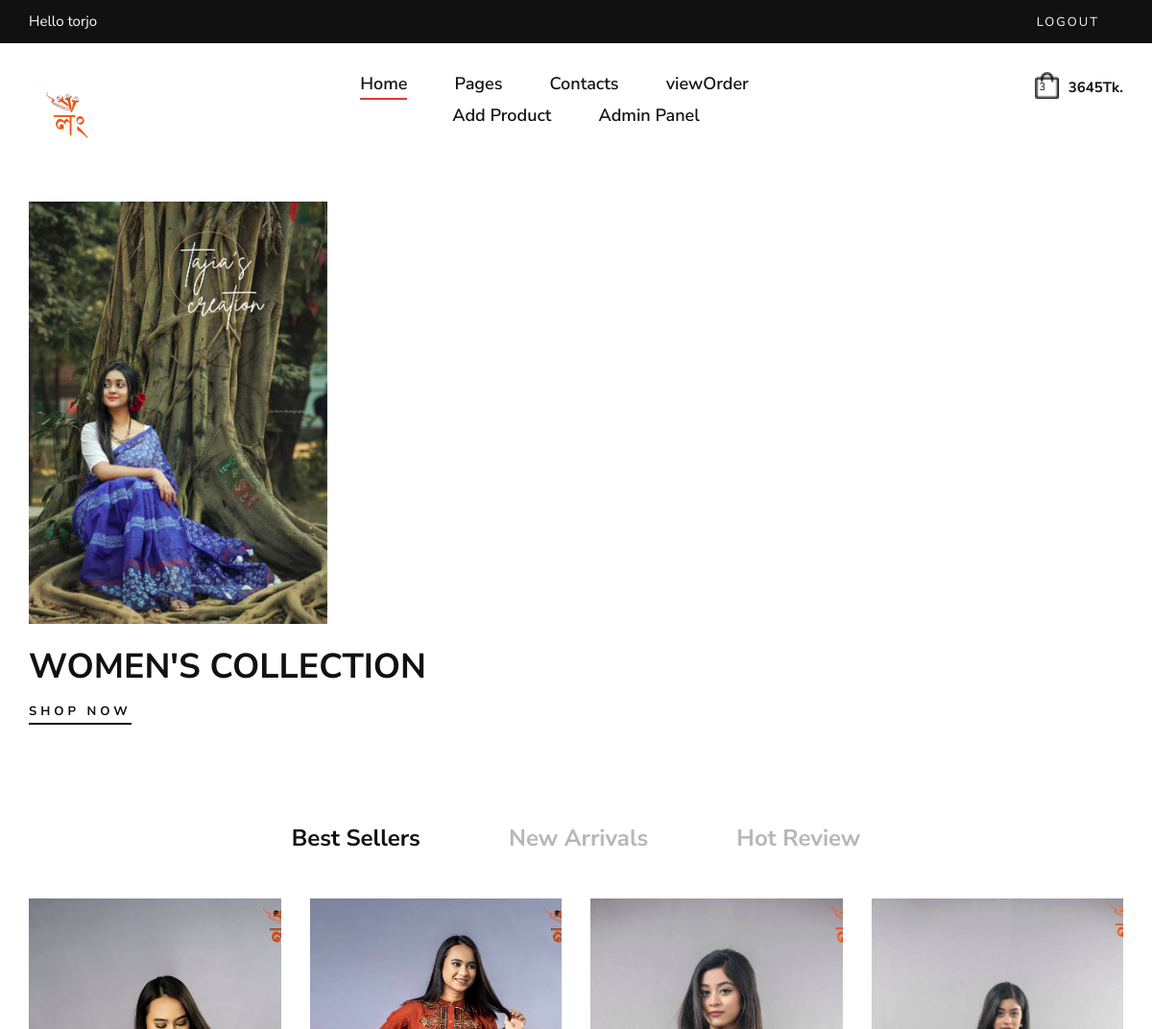
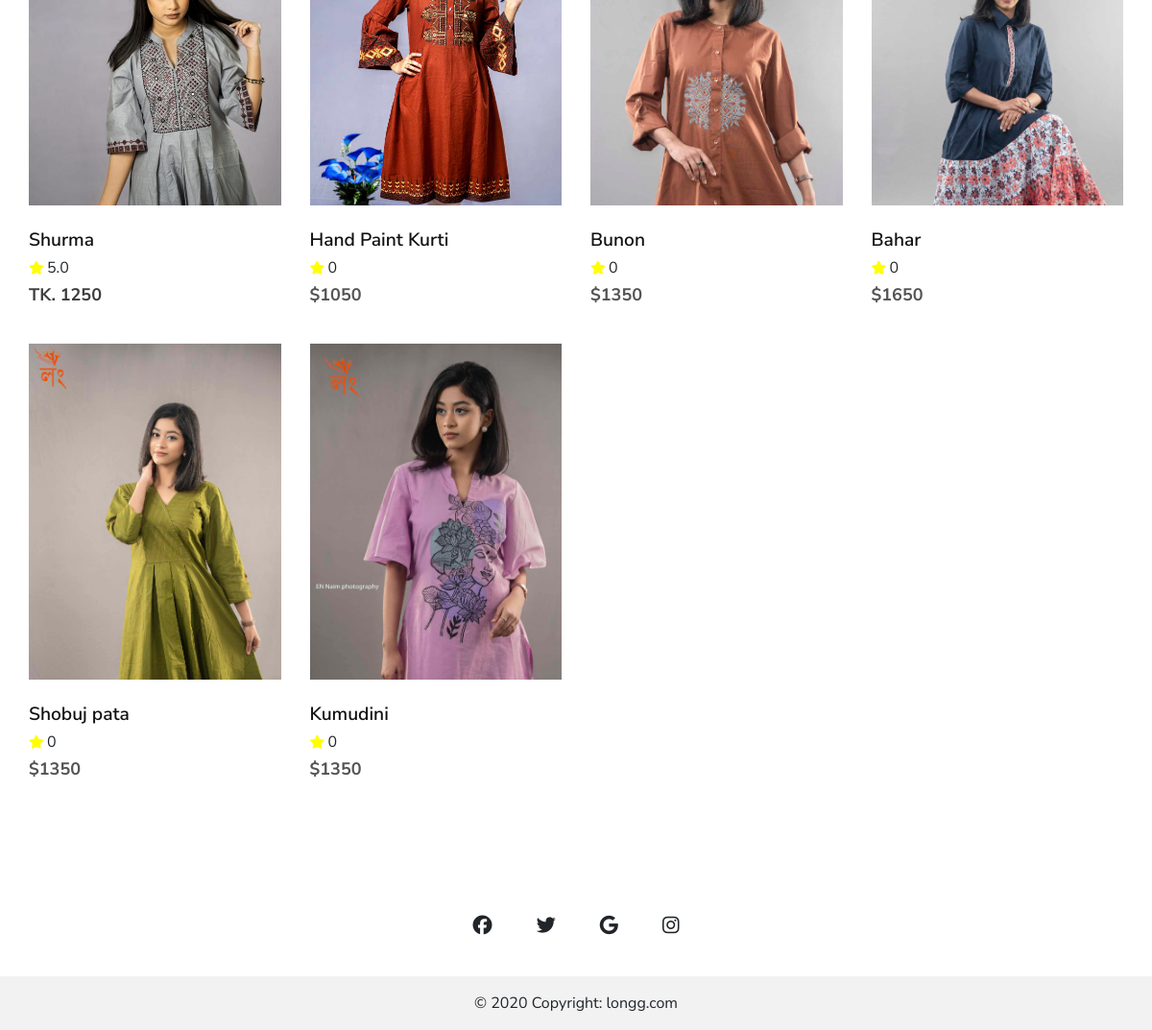
Screenshot of / (signed in) with the database file from the repository (2 pictures, top to bottom).
### shop/models.py (models this page shows, shortened)
class Order(models.Model):
    STATUS_CHOICES = [
        ('not_confirm','not_confirm'),
        ('Pending', 'Pending'),
        ('Processing', 'Processing'),
        ('Shipped', 'Shipped'),
        ('Delivered', 'Delivered'),
        ('Cancelled', 'Cancelled'),
    ]
    user=models.ForeignKey(UserProfile,on_delete=models.SET_NULL,null=True)
    status = models.CharField(max_length=20, choices=STATUS_CHOICES, default='Pending')
    items = models.ManyToManyField('Product', through='OrderItem')
    created_at=models.DateTimeField(default=now,blank=True)
    complete=models.BooleanField(default=False,blank=True)
    order_id=models.CharField(max_length=20,null=True,blank=True)
    coupon=models.BooleanField(default=False,null=True,blank=True)
    coupon_percentange=models.PositiveIntegerField(default=0,null=True,blank=True)
    cancel_reason=models.TextField(null=True,blank=True)
    @property
    def get_total(self):
        order_items = OrderItem.objects.filter(order=self)
        total = sum(item.item_total for item in order_items)
        if self.coupon:
            total-=total*(self.coupon_percentange/100)
        return int(total)
    @property
    def total_items(self):
        order_items = OrderItem.objects.filter(order=self)
        total = sum(item.quantity for item in order_items)
        return total

class OrderItem(models.Model):
    product=models.ForeignKey(Product,on_delete=models.CASCADE,null=True)
    quantity=models.IntegerField(default=0)
    order = models.ForeignKey(Order, related_name='order_items',null=True, on_delete=models.CASCADE)
    size=models.CharField(max_length=10,blank=True,null=True)
    @property
    def item_total(self):
        total=self.product.price*self.quantity
        return total

class Product(models.Model):
    name=models.CharField(max_length=100)
    product_code=models.CharField(max_length=100,null=True,blank=True)
    description=models.TextField(null=True,blank=True)
    price = models.IntegerField(default=0)
    productCategory = models.ManyToManyField(ProductCategory)
    image=models.ImageField(upload_to='product-image/',blank=True,null=True)
    image2=models.ImageField(upload_to='product-image/',blank=True,null=True)
    image3=models.ImageField(upload_to='product-image/',blank=True,null=True)
    image4=models.ImageField(upload_to='product-image/',blank=True,null=True)
    arrive_at=models.DateTimeField(default=now,blank=True)
    new_arrival=models.BooleanField(default=False,blank=True)
    tags = TaggableManager()
    in_stock=models.BooleanField(default=True,blank=True)
    def __str__(self):
        return str(f'{self.name} ')
    @property
    def imageURL(self):
        try:
            url=self.image.url
        except:
            url=''
        return url
    def average_rating(self):
        reviews = Review.objects.filter(product=self)
        if reviews.exists():
            s= sum([review.ratting for review in reviews]) / len(reviews)
            return round(s, 1)
        return 0

class CollectionSet(models.Model):
    name=models.CharField(max_length=100)
    hero=models.BooleanField(default=False)
    image=models.ImageField(upload_to='collectionset/',blank=True,null=True)
    @property
    def imageURL(self):
        try:
            url=self.image.url
        except:
            url=''
        return url

class Review(models.Model):
    user=models.ForeignKey(UserProfile,on_delete=models.CASCADE)
    content= models.TextField()
    image=models.ImageField(upload_to='product-review/',blank=True,null=True)
    ratting = models.IntegerField(
        choices=[(1, '1'), (2, '2'), (3, '3'), (4, '4'), (5, '5')]
    )
    product = models.ForeignKey(Product,on_delete=models.CASCADE)
    at_time = models.DateTimeField(default=now, blank=True)

### shop/views.py (the view)
# urls.py: 2. Add a URL to urlpatterns:  path('', views.home, name='home')
def home(request):
    products= Product.objects.all()
    userProfile=get_user(request)
    top_rated_product=[]
    heroCollections=CollectionSet.objects.filter(hero=True)
    collectionsets=CollectionSet.objects.filter(hero=False)
    for product in products:
        rating=product.average_rating()
        time_frame = timezone.now() - product.arrive_at
        print('time frame',time_frame.days)
        if  time_frame.days <= 7:
            product.new_arrival=True
            product.save()
        else:
            product.new_arrival=False
            product.save()
        if rating>3:
            top_rated_product.append(product)
    for i in top_rated_product:
        print(i)
    new_arrival_products = Product.objects.filter(new_arrival=True)
    print(len(new_arrival_products))
    context={
        'products':products,
        'userProfile':userProfile,
        'top_rated_product':top_rated_product,
        'new_arrival_products':new_arrival_products,
        'heroCollections':heroCollections,
        'collectionsets':collectionsets
    }
    try:
        order=Order.objects.get(user=userProfile,complete=False)
        items=OrderItem.objects.filter(order=order)
        context.update({'order':order,'items':items})
    except Exception as e:
        print(e)
    return render(request,'shop/home.html',context)

### shop/templates/shop/home.html (shortened to what this page needs)
{% extends 'shop/main.html' %}
{% load static %}
{% block body %}
    <section class="banner spad">
        <div class="container">
            <div class="row">
                {% for collection in collectionsets %}
                {% if forloop.counter|divisibleby:2 %}
                <div class="col-lg-7 offset-lg-4">
                    <div class="banner__item">
                        <div class="banner__item__pic" >
                            <a href="{% url 'shop_grid' pk=collection.id %}" style="text-decoration: none;">
                                  <img src="{{collection.imageURL}}" style="height: 440px; max-width: 440px; object-fit: cover;" alt="">
                                </a>
                        </div>
                        <div class="banner__item__text">
                            <h2>{{collection.name}}</h2>
                            <a href="{% url 'shop_grid' pk=collection.id %}">Shop now</a>
                        </div>
                    </div>
                </div>
                {% else %}
                <a href="{% url 'shop_grid' pk=collection.id %}">
                <div class="col-lg-5">
                    <div class="banner__item banner__item--middle">
                         <div class="banner__item">
                            <div class="banner__item__pic">
                                <a href="{% url 'shop_grid' pk=collection.id %}" style="text-decoration: none;">
                                    <img src="{{collection.imageURL}}" style="height: 440px; max-width: 440px; object-fit: cover;" alt="">
</a>
                            </div>
                            <div class="banner__item__text">
                                <h2>{{collection.name}}</h2>
                                <a href="{% url 'shop_grid' pk=collection.id %}">Shop now</a>
                            </div>
                        </div>
                    </div>
                </div>
            </a>
                {% endif %}
                {% endfor %}
            </div>
        </div>
    </section>
    <section class="product spad">
        <div class="container">
            <div class="row">
                <div class="col-lg-12">
                    <ul class="filter__controls">
                        <li class="active" data-filter="*">Best Sellers</li>
                        <li data-filter=".new-arrivals">New Arrivals</li>
                        <li data-filter=".hot-sales">Hot Review</li>
                    </ul>
                </div>
            </div>
            <div class="row product__filter">
                {% for product in top_rated_product %}
                <div class="col-lg-3 col-md-6 col-sm-6 col-md-6 col-sm-6 mix hot-sales">
                    <div class="product__item">
                        <a href="{% url 'shop_details' pk=product.id %}">
                             <div class="product__item__pic set-bg" data-setbg="{{product.imageURL}}">
                        </div>
                    </a>
                        <div class="product__item__text">
                            <h6 style="font-size: 1.2rem;">{{product.name}}</h6>
                            <div class="rating">
                                <i class="fa-solid fa-star" style="color: yellow;"></i>&nbsp;&nbsp;{{product.average_rating}} <span</span>
                            </div>
                            <h5 style="opacity: .8;">TK. {{product.price}}</h5>
                        </div>
                    </div>
                </div>
                {% endfor %}
                {% for product in new_arrival_products %}
                <div class="col-lg-3 col-md-6 col-sm-6 col-md-6 col-sm-6 mix new-arrivals">
                    <div class="product__item">
                        <a href="{% url 'shop_details' pk=product.id %}">
                        <div class="product__item__pic set-bg" data-setbg="{{product.imageURL}}">
                        </div>
                    </a>
                        <div class="product__item__text">
                            <h6 style="font-size: 1.2rem;">{{product.name}}</h6>
                            <div class="rating">
                                <i class="fa-solid fa-star" style="color: yellow;"></i>&nbsp;&nbsp;{{product.average_rating}} <span</span>
                            </div>
                            <h5 style="opacity: .7;">${{product.price}}</h5>
                        </div>
                    </div>
                </div>
                {% endfor %}
            </div>
        </div>
    </section>
  {% endblock %}

### shop/templates/shop/main.html (shortened to what this page needs)
<!DOCTYPE html>
{% load static %}
<html lang="zxx">
<head>
    <link rel="stylesheet" href="https://cdnjs.cloudflare.com/ajax/libs/font-awesome/6.5.1/css/all.min.css" />
    <link rel="stylesheet" href="{% static 'shop/css/bootstrap.min.css' %}" type="text/css">
    <link rel="stylesheet" href="{% static 'shop/css/font-awesome.min.css' %}" type="text/css">
    <link rel="stylesheet" href="{% static 'shop/css/elegant-icons.css' %}" type="text/css">
    <link rel="stylesheet" href="{% static 'shop/css/magnific-popup.css' %}" type="text/css">
    <link rel="stylesheet" href="{% static 'shop/css/nice-select.css' %}" type="text/css">
    <link rel="stylesheet" href="{% static 'shop/css/owl.carousel.min.css' %}" type="text/css">
    <link rel="stylesheet" href="{% static 'shop/css/slicknav.min.css' %}" type="text/css">
    <link rel="stylesheet" href="{% static 'shop/css/style.css' %}" type="text/css">
</head>
<body>
    <header class="header">
        <div class="header__top">
            <div class="container">
                <div class="row">
                    <div class="col-lg-6 col-md-7">
                        <div class="header__top__left">
                            {% if user.is_authenticated %}
                            <p>Hello {{request.user}}</p>
                            {% endif %}
                        </div>
                    </div>
                    <div class="col-lg-6 col-md-5">
                        <div class="header__top__right">
                            <div class="header__top__links">
                                {% if user.is_authenticated %}
                                <a href="{% url 'logout' %}">logout</a>
                                {% else %}
                                <a href="{% url 'login' %}">login</a>
                                {% endif %}
                            </div>
                        </div>
                    </div>
                </div>
            </div>
        </div>
        <div class="container">
            <div class="row">
                <div class="col-lg-3 col-md-3">
                    <div class="header__logo">
                        <a href="/"><img src="{% static 'image/logo/logo2.png' %}" height="80" alt=""></a>
                    </div>
                </div>
                <div class="col-lg-6 col-md-6">
                    <nav class="header__menu mobile-menu">
                        <ul>
                            <li class="active"><a href="/">Home</a></li>
                            <li><a href="#">Pages</a>
                            </li>
                            <li><a href="./contact.html">Contacts</a></li>
                            {% if userProfile.user.is_staff %}
                            <li><a href="{% url 'viewOrder' %}">viewOrder</a></li>
                            <li><a href="{% url 'product_add' %}">Add Product</a></li>
                            <li><a href="/admin">Admin Panel</a></li>
                            {% endif %}
                        </ul>
                    </nav>
                </div>
                <div class="col-lg-3 col-md-3">
                    <div class="header__nav__option">
                        <a href="{% url 'cart' %}"><img src="{% static 'shop/img/icon/cart.png' %}" width="25" alt=""> <span>{{order.total_items}}</span></a>
                        <div class="price">{{order.get_total}}Tk.</div>
                    </div>
                </div>
            </div>
        </div>
    </header>
	{% block body %}
    {% endblock %}
    <footer class="text-center bg-body-tertiary">
        <div class="container pt-4">
          <section class="mb-4">
            <a
              data-mdb-ripple-init
              class="btn btn-link btn-floating btn-lg text-body m-1"
              href="https://www.facebook.com/LONGGFASHION"
              role="button"
              target="_blank"
              data-mdb-ripple-color="dark"
              ><i class="fab fa-facebook-f"></i
            ></a>
            <a
              data-mdb-ripple-init
              class="btn btn-link btn-floating btn-lg text-body m-1"
              href="#!"
              role="button"
              target="_blank"
              data-mdb-ripple-color="dark"
              ><i class="fab fa-twitter"></i
            ></a>
            <a
              data-mdb-ripple-init
              class="btn btn-link btn-floating btn-lg text-body m-1"
              href=""
              role="button"
              target="_blank"
              data-mdb-ripple-color="dark"
              ><i class="fab fa-google"></i
            ></a>
            <a
              data-mdb-ripple-init
              class="btn btn-link btn-floating btn-lg text-body m-1"
              href="#!"
              role="button"
              data-mdb-ripple-color="dark"
              ><i class="fab fa-instagram"></i
            ></a>
          </section>
        </div>
        <div class="text-center p-3" style="background-color: rgba(0, 0, 0, 0.05);">
          © 2020 Copyright:
          <a class="text-body" href="https://mdbootstrap.com/">longg.com</a>
        </div>
      </footer>
</body>
</html>

### rows the page displays
Order: total_items "3", get_total "3645"
CollectionSet: imageURL (picture), name "WOMEN'S COLLECTION"
Product: name "Shurma", average_rating "5.0", price "1250"
Product: shows a picture, name "Hand Paint Kurti", average_rating "0", price "1050"
Product: shows a picture, name "Bunon", average_rating "0", price "1350"
Product: shows a picture, name "Bahar", average_rating "0", price "1650"
Product: shows a picture, name "Shobuj pata", average_rating "0", price "1350"
Product: shows a picture, name "Kumudini", average_rating "0", price "1350"

### other values shown
{{ request.user }} "torjo"
